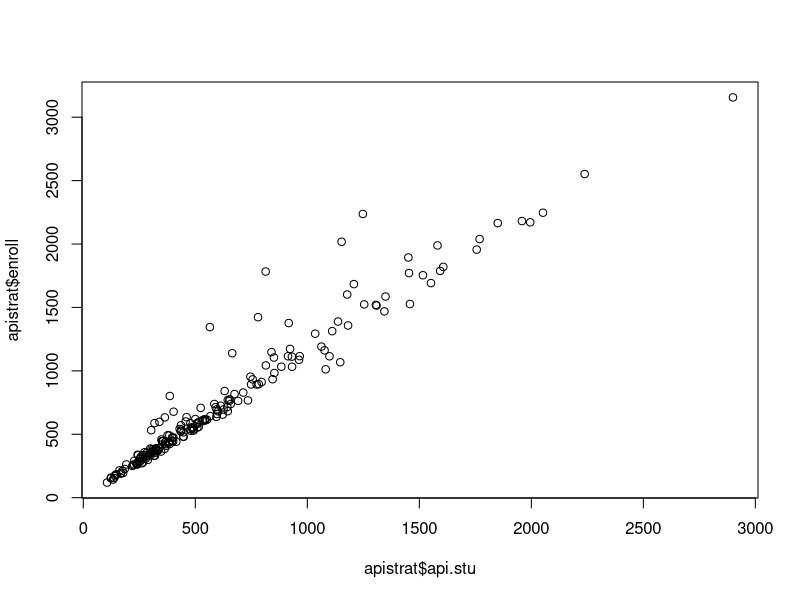
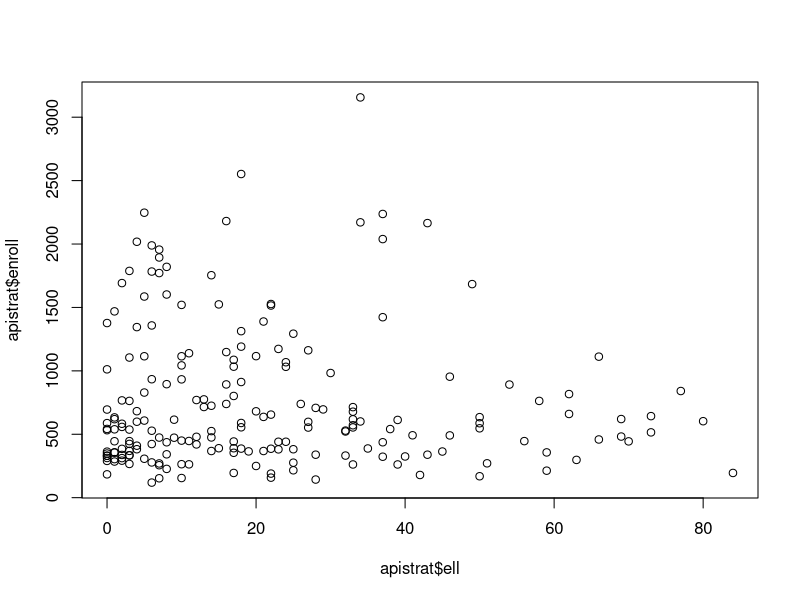

The R source for these figures, in order:
library(survey)

data(api)

dstrat<-svydesign(id=~1,strata=~stype, 
                  weights=~pw, data=apistrat, 
                  fpc=~fpc)

svytotal(x = ~api.stu, design = dstrat)

# model bez wyrazu wolnego

alfa <- svyratio(numerator = ~api.stu, 
                 denominator = ~enroll,
                 design = dstrat)

x <- sum(apipop$enroll, na.rm = TRUE)

predict(object = alfa, total = x)

plot(apistrat$api.stu, apistrat$enroll)

# ELL

svytotal(x = ~ell, design = dstrat)

alfa_ell <- svyratio(numerator = ~ell,
                 denominator = ~enroll,
                 design = dstrat)

predict(object = alfa_ell, total = x)

plot(apistrat$ell, apistrat$enroll)

# model z wyrazem wolnym

lm(api.stu ~ enroll, data = apistrat)

m <- svyglm(api.stu ~ enroll, design = dstrat)

x_df <- data.frame(enroll=x)

predict(object = m, newdata = x_df, total = nrow(apipop))

# ELL

m_ell <- svyglm(ell ~ enroll, design = dstrat)

predict(object = m_ell, newdata = x_df, total = nrow(apipop))
